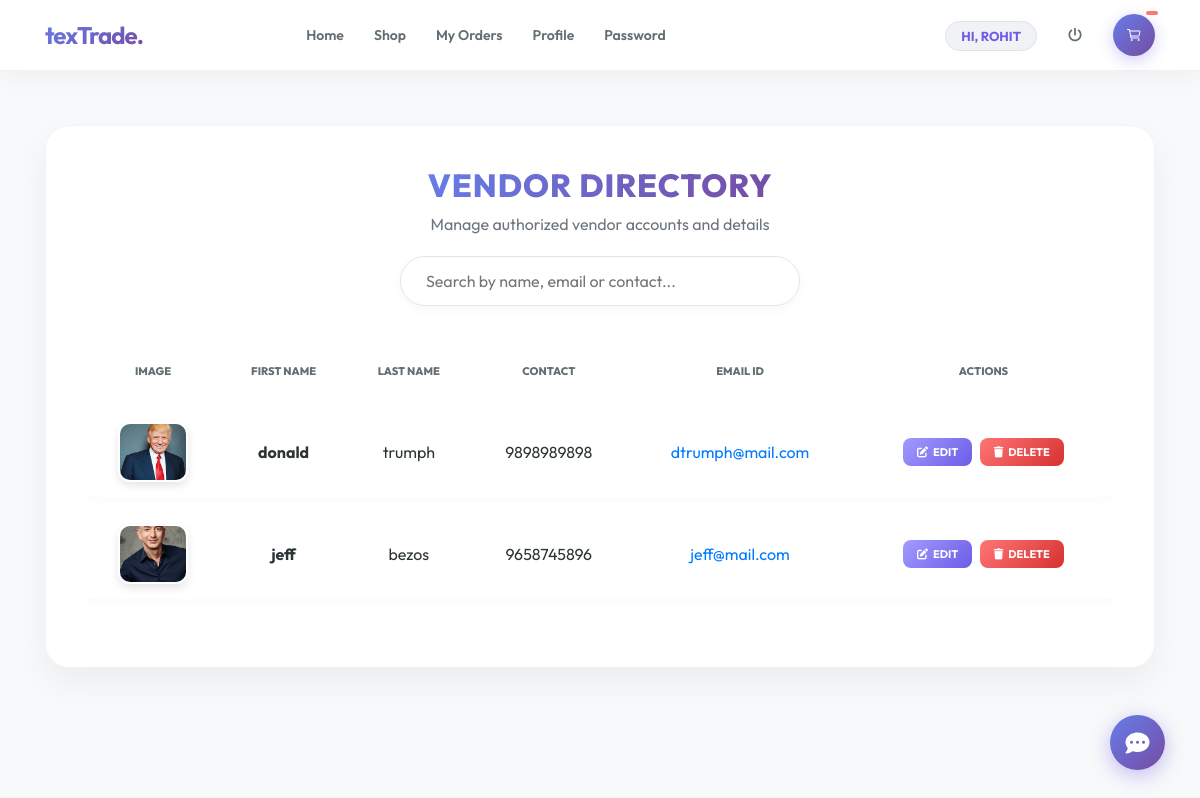
Page /view_vendors (signed in) on the committed database.
### textiles/models.py (models this page shows, shortened)
class Vendor(models.Model):
    id = models.AutoField(primary_key=True)
    user = models.ForeignKey(User, on_delete=models.CASCADE, null=True)
    is_vendor = models.BooleanField(default=True)
    address = models.CharField(max_length=50, null=True)
    contact = models.CharField(max_length=10, null=True)
    image = models.FileField(upload_to='images/', null=True)

### textiles/views.py (the view)
# urls.py: path('view_vendors', view_vendors, name='view_vendors'),
def view_vendors(request):
    if not request.user.is_authenticated:
        return redirect('login_admin')
    pro = Vendor.objects.all()
    d = {'user':pro}
    return render(request,'view_vendors.html',d)

### textiles/templates/view_vendors.html (shortened to what this page needs)
{% extends 'navigation.html' %}
{% load static %}
{% block body %}
<div class="container">
    <div class="management-container">
        <div class="page-header text-center mb-2">
            <h2>Vendor Directory</h2>
            <p class="text-muted">Manage authorized vendor accounts and details</p>
        </div>
        <div class="search-box">
            <input type="text" id="vendorSearch" class="search-input" placeholder="Search by name, email or contact...">
        </div>
        <div class="table-responsive">
            <table class="table custom-table" id="myTable">
                <thead>
                    <tr>
                        <th>Image</th>
                        <th>First Name</th>
                        <th>Last Name</th>
                        <th>Contact</th>
                        <th>Email Id</th>
                        <th>Actions</th>
                    </tr>
                </thead>
                <tbody id="vendorTableBody">
                    {% for i in user %}
                    <tr>
                        <td><img src="{{i.image.url}}" class="vendor-img"></td>
                        <td class="font-weight-bold">{{i.user.first_name}}</td>
                        <td>{{i.user.last_name}}</td>
                        <td>{{i.contact}}</td>
                        <td class="text-primary">{{i.user.email}}</td>
                        <td>
                            <a href="{% url 'admin_edit_vendor' i.id %}" class="btn-action btn-edit-vendor">
                                <i class="fas fa-edit"></i> Edit
                            </a>
                            <a href="{% url 'delete_vendor' i.user.id %}" class="btn-action btn-delete-vendor"
                               onclick="return confirm('Are you sure you want to remove this vendor account?')">
                                <i class="fas fa-trash"></i> Delete
                            </a>
                        </td>
                    </tr>
                    {% empty %}
                    <tr>
                        <td colspan="6" class="text-center py-5 text-muted">No vendors found.</td>
                    </tr>
                    {% endfor %}
                </tbody>
            </table>
        </div>
    </div>
</div>
{% endblock %}

### textiles/templates/navigation.html (shortened to what this page needs)
<!DOCTYPE html>
<html lang="en">
<head>
    {% load static %}
    <link rel="stylesheet" href="https://maxcdn.bootstrapcdn.com/bootstrap/4.0.0/css/bootstrap.min.css">
    <link rel="stylesheet" href="https://cdnjs.cloudflare.com/ajax/libs/font-awesome/6.4.0/css/all.min.css">
</head>
<body>
<nav class="navbar navbar-expand-lg fixed-top">
    <div class="container">
        <a class="navbar-brand" href="{% url 'home' %}">texTrade.</a>
        <div class="collapse navbar-collapse" id="mainNavbar">
            <ul class="navbar-nav mx-auto">
                {% if request.user.is_superuser %}
                    <li class="nav-item"><a class="nav-link" href="{% url 'admin_home' %}">Dashboard</a></li>
                    <li class="nav-item"><a class="nav-link" href="{% url 'view_user' %}">Users</a></li>
                    <li class="nav-item"><a class="nav-link" href="{% url 'view_vendors' %}">Vendors</a></li>
                     <li class="nav-item"><a class="nav-link" href="{% url 'admin_viewBooking' %}">Orders</a></li>
                    <li class="nav-item dropdown">
                        <a class="nav-link dropdown-toggle" href="#" data-toggle="dropdown">Catalog</a>
                        <div class="dropdown-menu">
                            <a class="dropdown-item" href="{% url 'admin_view_product' %}">View Products</a>
                            <div class="dropdown-divider"></div>
                            <a class="dropdown-item" href="{% url 'add_categary' %}">Add Category</a>
                            <a class="dropdown-item" href="{% url 'view_categary' %}">View Categories</a>
                        </div>
                    </li>
                    <li class="nav-item"><a class="nav-link" href="{% url 'admin_profile' %}">Profile</a></li>
                {% elif request.user.is_staff and not request.user.is_superuser %}
                    <li class="nav-item"><a class="nav-link" href="{% url 'vendor_home' %}">Vendor Home</a></li>
                    <li class="nav-item"><a class="nav-link" href="{% url 'vendor_edit_profile' %}">Profile</a></li>
                    <li class="nav-item"><a class="nav-link" href="{% url 'vendor_change_password' %}">Security</a></li>
                {% elif request.user.username %}
                    <li class="nav-item"><a class="nav-link" href="{% url 'home' %}">Home</a></li>
                    <li class="nav-item"><a class="nav-link" href="{% url 'view_product' 0 %}">Shop</a></li>
                    <li class="nav-item"><a class="nav-link" href="{% url 'view_booking' %}">My Orders</a></li>
                    <li class="nav-item"><a class="nav-link" href="{% url 'profile' %}">Profile </a></li>
                    <li class="nav-item"><a class="nav-link" href="{% url 'change_password' %}">Password</a></li>
                {% else %}
                    <li class="nav-item"><a class="nav-link" href="{% url 'home' %}">Home</a></li>
                    <li class="nav-item"><a class="nav-link" href="{% url 'about' %}">About</a></li>
                    <li class="nav-item"><a class="nav-link" href="{% url 'contact' %}">Contact</a></li>
                {% endif %}
            </ul>
            <ul class="navbar-nav ml-auto align-items-center">
                {% if request.user.is_authenticated %}
                    <li class="nav-item mr-3">
                        <span class="welcome-badge">HI, {{ request.user.username }}</span>
                    </li>
                    <li class="nav-item">
                        <a class="nav-link text-danger" href="{% url 'logout' %}"><i class="fas fa-power-off"></i></a>
                    </li>
                {% else %}
                    <li class="nav-item"><a class="nav-link" href="{% url 'login' %}">User Login</a></li>
                    <li class="nav-item"><a class="nav-link" href="{% url 'login_admin' %}">Admin Login</a></li>
                    <li class="nav-item ml-lg-2"><a class="nav-link btn-vendor" href="{% url 'loginvender' %}">Vendor Login</a></li>
                {% endif %}
                {% if request.user.username and not request.user.is_staff %}
                    <li class="nav-item ml-lg-3">
                        <a href="{% url 'cart' %}" class="cart-circle">
                            <ion-icon name="cart-outline"></ion-icon>
                            <span class="cart-count">{{ num1 }}</span>
                        </a>
                    </li>
                {% endif %}
            </ul>
        </div>
    </div>
</nav>
{% block body %}
{% endblock %}
{% if request.user.is_authenticated  %}
<button class="chatbot-toggler" onclick="document.body.classList.toggle('show-chatbot')">
    <i class="fas fa-comment-dots"></i>
</button>
{% endif %}
</body>
</html>

### textiles/templates/navigation.html (style rules this page uses)
:root { --glass-bg: rgba(255, 255, 255, 0.95); --main-gradient: linear-gradient(135deg, #667eea 0%, #764ba2 100%); --text-dark: #2d3436; --accent-purple: #6c5ce7; }
body { font-family: 'Outfit', sans-serif; background-color: #ffffff; color: var(--text-dark); padding-top: 85px; }
.navbar { background: var(--glass-bg) !important; backdrop-filter: blur(10px); border-bottom: 1px solid rgba(0,0,0,0.05); box-shadow: 0 4px 30px rgba(0, 0, 0, 0.05); padding: 12px 0; }
.navbar-brand { font-weight: 700; font-size: 24px; background: var(--main-gradient); -webkit-background-clip: text; -webkit-text-fill-color: transparent; letter-spacing: -1px; }
.nav-link { color: #636e72 !important; font-weight: 600; font-size: 14px; margin: 0 3px; padding: 8px 12px !important; border-radius: 10px; transition: 0.2s; }
.welcome-badge { background: #f1f2f6; padding: 6px 15px; border-radius: 50px; font-size: 13px; font-weight: 700; color: var(--accent-purple); border: 1px solid #dfe6e9; text-transform: uppercase; }
.cart-circle { background: var(--main-gradient); color: white !important; width: 42px; height: 42px; display: flex; align-items: center; justify-content: center; border-radius: 50%; position: relative; box-shadow: 0 4px 15px rgba(108, 92, 231, 0.3); }
.cart-count { position: absolute; top: -5px; right: -5px; background: #ff7675; color: white; font-size: 10px; padding: 2px 6px; border-radius: 10px; border: 2px solid white; }
.chatbot-toggler { position: fixed; bottom: 30px; right: 35px; outline: none; border: none; height: 55px; width: 55px; display: flex; cursor: pointer; align-items: center; justify-content: center; border-radius: 50%; background: var(--main-gradient); transition: all 0.2s ease; box-shadow: 0 5px 20px rgba(108, 92, 231, 0.4); z-index: 1000; }
.chatbot-toggler i { color: #fff; position: absolute; font-size: 24px; }

### textiles/templates/view_vendors.html (style rules this page uses)
:root { --glass-bg: rgba(255, 255, 255, 0.95); --main-gradient: linear-gradient(135deg, #667eea 0%, #764ba2 100%); --danger-gradient: linear-gradient(135deg, #ff7675 0%, #d63031 100%); --edit-gradient: linear-gradient(135deg, #a29bfe 0%, #6c5ce7 100%); }
body { background-color: #f8f9fa; }
.management-container { background: var(--glass-bg); border-radius: 24px; padding: 40px; box-shadow: 0 15px 35px rgba(0,0,0,0.05); border: 1px solid rgba(0,0,0,0.05); margin-top: 40px; margin-bottom: 40px; backdrop-filter: blur(10px); }
.page-header h2 { font-weight: 800; background: var(--main-gradient); -webkit-background-clip: text; -webkit-text-fill-color: transparent; display: inline-block; text-transform: uppercase; letter-spacing: 1px; }
.search-box { max-width: 400px; margin: 20px auto 30px; position: relative; }
.search-input { border-radius: 50px; padding: 12px 25px; border: 1px solid #dfe6e9; box-shadow: 0 4px 12px rgba(0,0,0,0.03); width: 100%; transition: 0.3s; }
.custom-table { border-collapse: separate; border-spacing: 0 12px; width: 100%; }
.custom-table thead th { background: transparent; border: none; color: #636e72; text-transform: uppercase; font-size: 11px; font-weight: 800; padding: 15px; text-align: center; }
.custom-table tbody tr { background: white; box-shadow: 0 4px 10px rgba(0,0,0,0.02); transition: 0.3s; }
.custom-table td { vertical-align: middle; padding: 15px; border: none; color: #2d3436; text-align: center; }
.custom-table td:first-child { border-radius: 15px 0 0 15px; }
.custom-table td:last-child { border-radius: 0 15px 15px 0; }
.vendor-img { width: 70px; height: 60px; border-radius: 12px; object-fit: cover; box-shadow: 0 4px 8px rgba(0,0,0,0.1); border: 2px solid white; }
.btn-action { border: none; border-radius: 8px; padding: 6px 14px; font-weight: 700; font-size: 11px; text-transform: uppercase; transition: 0.3s; color: white !important; display: inline-flex; align-items: center; text-decoration: none; margin: 2px; }
.btn-edit-vendor { background: var(--edit-gradient); }
.btn-delete-vendor { background: var(--danger-gradient); }
.btn-action i { margin-right: 5px; }

### rows in the picture
Vendor: image (picture), user.first_name "donald", user.last_name "trumph", contact "9898989898", user.email "dtrumph@mail.com"
Vendor: image (picture), user.first_name "jeff", user.last_name "bezos", contact "9658745896", user.email "jeff@mail.com"

### other values in the picture
{{ request.user.username }} "ROHIT"
